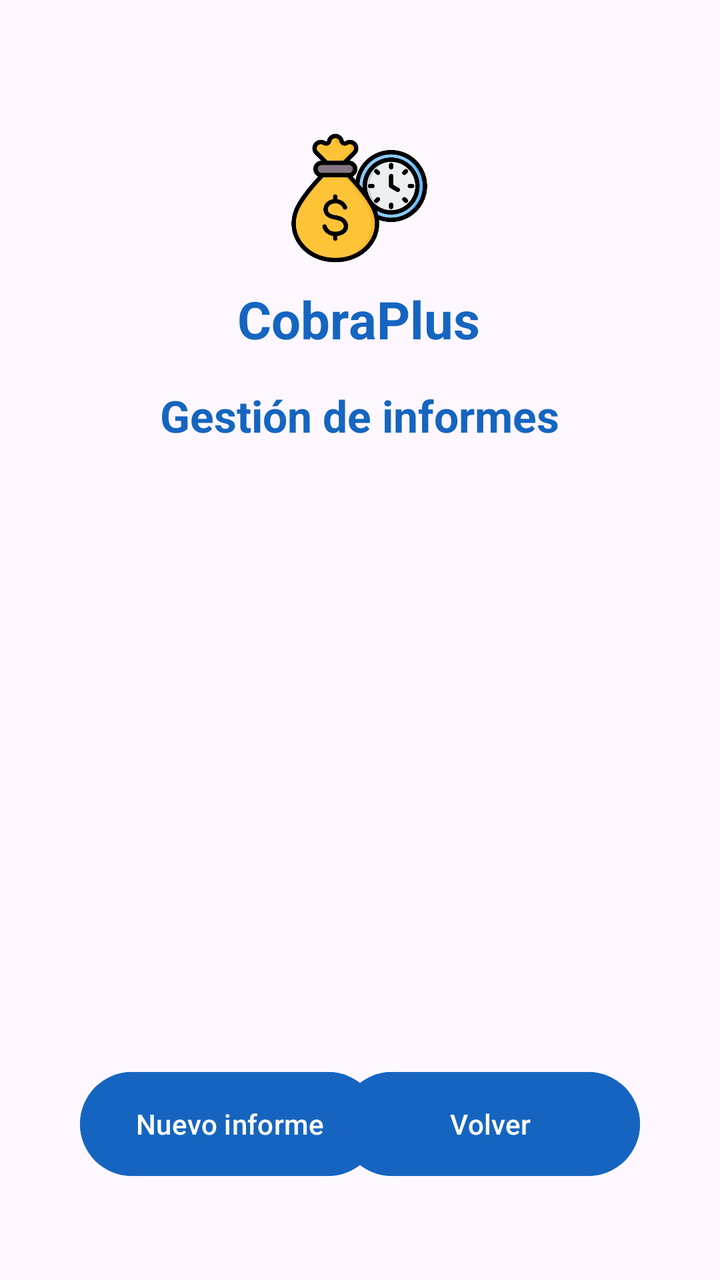
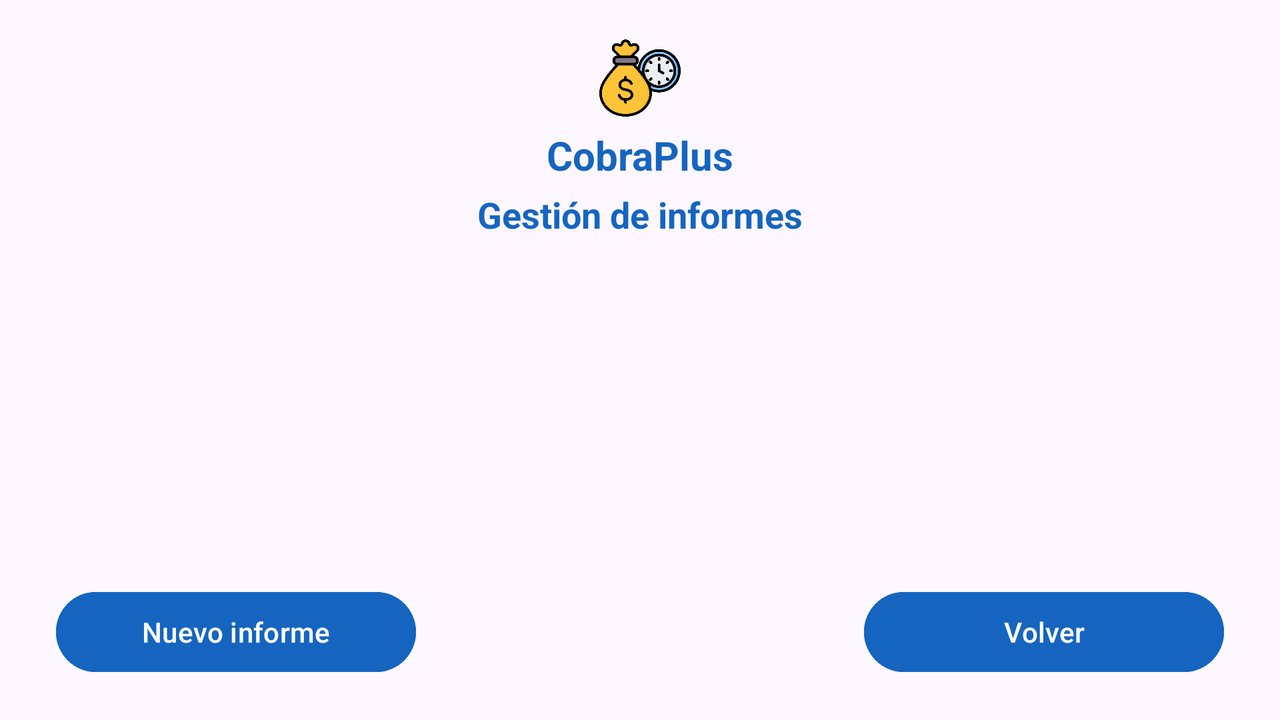

First picture: res/layout/ on a phone held upright. Second picture: the repository's own variant of that layout, on a device whose configuration matches the variant's folder. Source for both follows.
<!-- AndroidManifest.xml: application theme Theme.CobraPlus -->
<!-- res/layout/management_report.xml -->
<?xml version="1.0" encoding="utf-8"?>
<androidx.constraintlayout.widget.ConstraintLayout
    xmlns:android="http://schemas.android.com/apk/res/android"
    xmlns:app="http://schemas.android.com/apk/res-auto"
    xmlns:tools="http://schemas.android.com/tools"
    android:layout_width="match_parent"
    android:layout_height="match_parent"
    android:id="@+id/managementReports"
    android:padding="24dp"
    tools:context=".activities.ManagementReports">


    <TextView
        android:id="@+id/txtTitleManagementReports"
        android:layout_width="wrap_content"
        android:layout_height="wrap_content"
        android:layout_marginTop="8dp"
        android:text="@string/app_title"
        android:textColor="@color/title_blue_800"
        android:textSize="26sp"
        android:textStyle="bold"
        app:layout_constraintEnd_toEndOf="parent"
        app:layout_constraintHorizontal_bias="0.497"
        app:layout_constraintStart_toStartOf="parent"
        app:layout_constraintTop_toBottomOf="@id/imgLogoRegister" />

    <ImageView
        android:id="@+id/imgLogoRegister"
        android:layout_width="70dp"
        android:layout_height="70dp"
        android:layout_marginTop="40dp"
        android:contentDescription="@string/logo"
        android:src="@drawable/ic_logo"
        app:layout_constraintEnd_toEndOf="parent"
        app:layout_constraintHorizontal_bias="0.498"
        app:layout_constraintStart_toStartOf="parent"
        app:layout_constraintTop_toTopOf="parent" />


    <TextView
        android:id="@+id/txtManagementReports"
        android:layout_width="wrap_content"
        android:layout_height="wrap_content"
        android:layout_marginTop="16dp"
        android:text="@string/title_reports"
        android:textColor="@color/title_blue_800"
        android:textSize="22sp"
        android:textStyle="bold"
        app:layout_constraintEnd_toEndOf="parent"
        app:layout_constraintHorizontal_bias="0.498"
        app:layout_constraintStart_toStartOf="parent"
        app:layout_constraintTop_toBottomOf="@id/txtTitleManagementReports" />

    <androidx.recyclerview.widget.RecyclerView
        android:id="@+id/rvReports"
        android:layout_width="0dp"
        android:layout_height="0dp"
        android:layout_marginStart="10dp"
        android:layout_marginTop="20dp"
        android:layout_marginEnd="10dp"
        android:layout_marginBottom="20dp"
        app:layout_constraintTop_toBottomOf="@id/txtManagementReports"
        app:layout_constraintBottom_toTopOf="@id/btnNewReport"
        app:layout_constraintStart_toStartOf="parent"
        app:layout_constraintEnd_toEndOf="parent"
        tools:listitem="@layout/item_report" />


    <com.google.android.material.button.MaterialButton
        android:id="@+id/btnNewReport"
        android:layout_width="150dp"
        android:layout_height="60dp"
        android:layout_marginStart="16dp"
        android:layout_marginBottom="24dp"
        android:backgroundTint="@color/button_blue"
        android:text="@string/btn_new_report"
        android:textColor="@color/text_button_white"
        app:layout_constraintBottom_toBottomOf="parent"
        app:layout_constraintStart_toStartOf="parent" />

    <com.google.android.material.button.MaterialButton
        android:id="@+id/btnReturnReport"
        android:layout_width="150dp"
        android:layout_height="60dp"
        android:layout_marginEnd="16dp"
        android:layout_marginBottom="24dp"
        android:backgroundTint="@color/button_blue"
        android:text="@string/btn_return"
        android:textColor="@color/text_button_white"
        app:layout_constraintBottom_toBottomOf="parent"
        app:layout_constraintEnd_toEndOf="parent" />

</androidx.constraintlayout.widget.ConstraintLayout>
<!-- resources referenced by this layout -->
<resources>
  <color name="button_blue">#1565C0</color>
  <color name="text_button_white">#FFFFFFFF</color>
  <color name="title_blue_800">#1565C0</color>
  <!-- drawable ic_logo: png bitmap (drawable, 45665 bytes) -->
  <string name="app_title">CobraPlus</string>
  <string name="btn_new_report">Nuevo informe</string>
  <string name="btn_return">Volver</string>
  <string name="logo">Logo CobraPlus</string>
  <string name="title_reports">Gestión de informes</string>
  <style name="Theme.CobraPlus" parent="Base.Theme.CobraPlus" />
  <style name="Base.Theme.CobraPlus" parent="Theme.Material3.DayNight.NoActionBar">
          
          <item name="colorPrimary">@color/title_blue_800</item>
  
          
          <item name="android:statusBarColor">@color/title_blue_800</item>
  
          
          <item name="android:navigationBarColor">@color/title_blue_800</item>
  
          
          <item name="android:windowLightStatusBar">false</item>
  
  
      </style>
</resources>
<!-- res/layout-land/management_report.xml (the repository's variant of the layout above) -->
<!-- drawn on the phone turned sideways -->
<?xml version="1.0" encoding="utf-8"?>
<androidx.constraintlayout.widget.ConstraintLayout
    xmlns:android="http://schemas.android.com/apk/res/android"
    xmlns:app="http://schemas.android.com/apk/res-auto"
    xmlns:tools="http://schemas.android.com/tools"
    android:layout_width="match_parent"
    android:layout_height="match_parent"
    android:id="@+id/managementReports"
    android:padding="12dp"
    tools:context=".activities.ManagementReports">

    <TextView
        android:id="@+id/txtTittleManagementReports"
        android:layout_width="wrap_content"
        android:layout_height="wrap_content"
        android:layout_marginTop="4dp"
        android:text="@string/app_title"
        android:textColor="@color/title_blue_800"
        android:textSize="20sp"
        android:textStyle="bold"
        app:layout_constraintEnd_toEndOf="parent"
        app:layout_constraintStart_toStartOf="parent"
        app:layout_constraintTop_toBottomOf="@id/imgLogoRegister" />

    <ImageView
        android:id="@+id/imgLogoRegister"
        android:layout_width="42dp"
        android:layout_height="42dp"
        android:layout_marginTop="6dp"
        android:contentDescription="@string/logo"
        android:src="@drawable/ic_logo"
        app:layout_constraintEnd_toEndOf="parent"
        app:layout_constraintStart_toStartOf="parent"
        app:layout_constraintTop_toTopOf="parent" />

    <TextView
        android:id="@+id/txtManagementReports"
        android:layout_width="wrap_content"
        android:layout_height="wrap_content"
        android:layout_marginTop="4dp"
        android:text="@string/title_reports"
        android:textColor="@color/title_blue_800"
        android:textSize="18sp"
        android:textStyle="bold"
        app:layout_constraintEnd_toEndOf="parent"
        app:layout_constraintStart_toStartOf="parent"
        app:layout_constraintTop_toBottomOf="@id/txtTittleManagementReports" />

    <androidx.recyclerview.widget.RecyclerView
        android:id="@+id/rvReports"
        android:layout_width="0dp"
        android:layout_height="0dp"
        android:layout_marginTop="8dp"
        android:layout_marginBottom="8dp"
        app:layout_constraintTop_toBottomOf="@id/txtManagementReports"
        app:layout_constraintBottom_toTopOf="@id/btnNewReport"
        app:layout_constraintStart_toStartOf="parent"
        app:layout_constraintEnd_toEndOf="parent"
        tools:listitem="@layout/item_report" />

    <com.google.android.material.button.MaterialButton
        android:id="@+id/btnNewReport"
        android:layout_width="180dp"
        android:layout_height="48dp"
        android:layout_marginStart="16dp"
        android:layout_marginBottom="8dp"
        android:backgroundTint="@color/button_blue"
        android:text="@string/btn_new_report"
        android:textColor="@color/text_button_white"
        app:layout_constraintBottom_toBottomOf="parent"
        app:layout_constraintStart_toStartOf="parent" />

    <com.google.android.material.button.MaterialButton
        android:id="@+id/btnReturnReport"
        android:layout_width="180dp"
        android:layout_height="48dp"
        android:layout_marginEnd="16dp"
        android:layout_marginBottom="8dp"
        android:backgroundTint="@color/button_blue"
        android:text="@string/btn_return"
        android:textColor="@color/text_button_white"
        app:layout_constraintBottom_toBottomOf="parent"
        app:layout_constraintEnd_toEndOf="parent" />

</androidx.constraintlayout.widget.ConstraintLayout>
